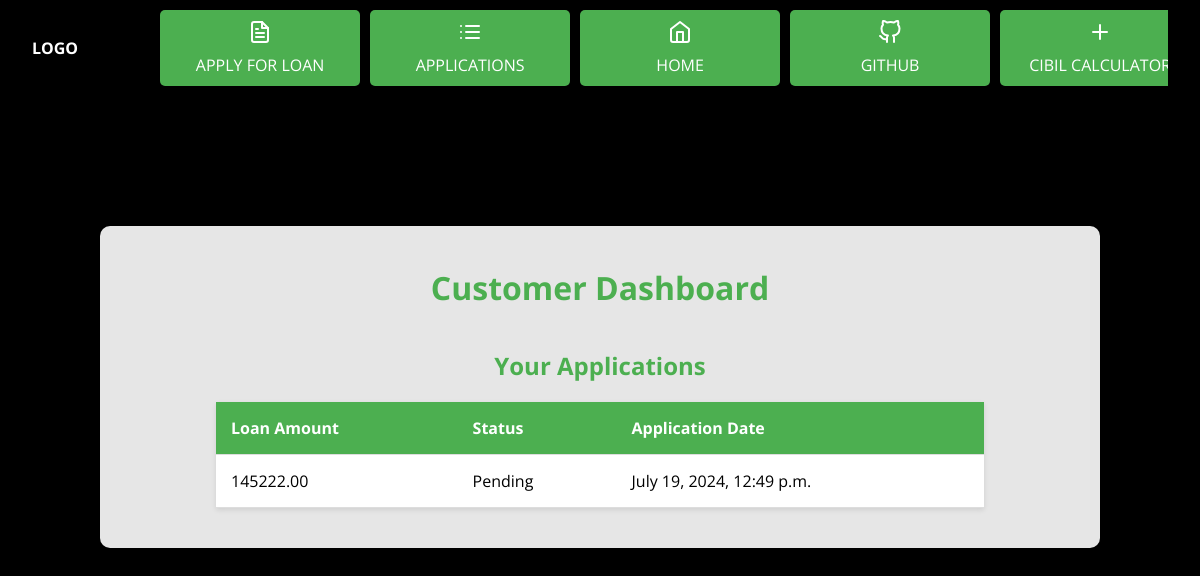
/accounts/register/customer_dashboard/ (signed in), run on an earlier commit of the app's database.
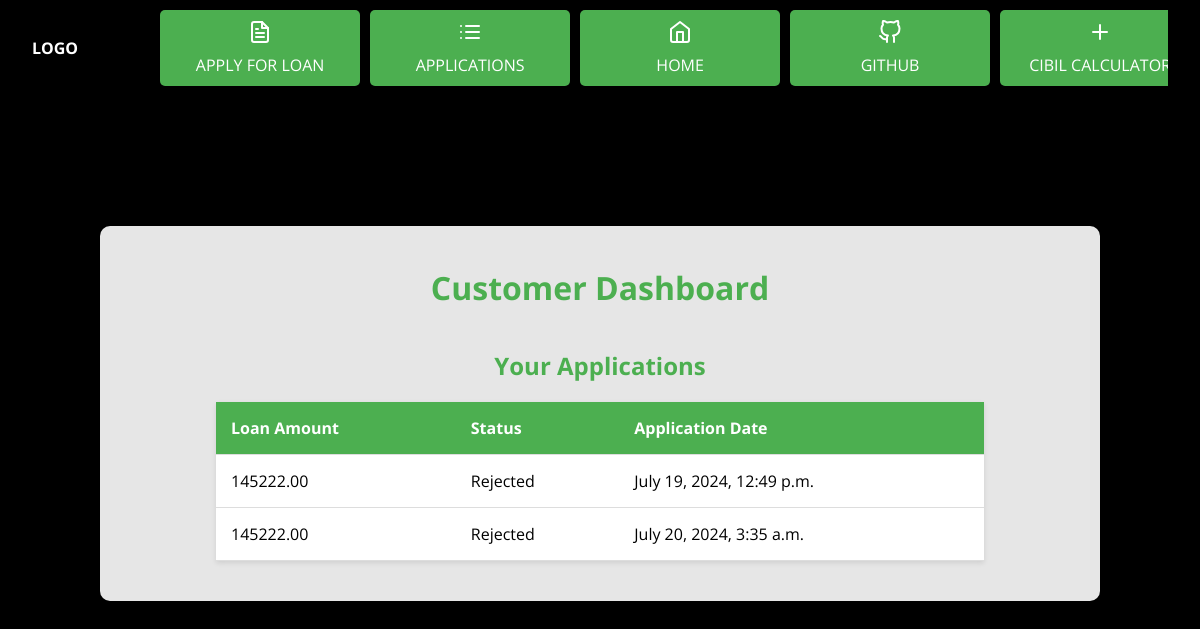
And on a later commit of the database.
### loans/models.py (models this page shows, shortened)
class Application(models.Model):
    STATUS_CHOICES = [
        ('P', 'Pending'),
        ('A', 'Approved'),
        ('R', 'Rejected'),
    ]
    user = models.ForeignKey(User, on_delete=models.CASCADE)
    name = models.CharField(max_length=100)
    contact_no = models.CharField(max_length=15)
    city = models.CharField(max_length=100)
    country = models.CharField(max_length=100,default='India')  # Added field for country
    no_of_dependents = models.IntegerField()
    education = models.IntegerField(choices=[(0, '0'), (1, '1')],default=1)
    employment_status = models.IntegerField(default=1)
    income_annum = models.DecimalField(max_digits=12, decimal_places=2 , default=0)
    loan_amount = models.DecimalField(max_digits=10, decimal_places=2)
    loan_term = models.IntegerField(help_text="Loan term in years")
    cibil_score = models.IntegerField()
    residential_assets_value = models.DecimalField(max_digits=12, decimal_places=2, default=0)
    commercial_assets_value = models.DecimalField(max_digits=12, decimal_places=2, default=0)
    luxury_assets_value = models.DecimalField(max_digits=12, decimal_places=2, default=0)
    bank_asset_value = models.DecimalField(max_digits=12, decimal_places=2, default=0)
    status = models.CharField(max_length=1, choices=STATUS_CHOICES, default='P')
    application_date = models.DateTimeField(auto_now_add=True)
    passport_photo = models.ImageField(upload_to='passport_photos/', null=True, blank=True)
    ml_prediction = models.CharField(max_length=50, blank=True, null=True)

### loans/views.py (the view)
# urls.py: path('customer_dashboard/', views.customer_dashboard, name='customer_dashboard'),
@login_required
def customer_dashboard(request):
    applications = Application.objects.filter(user=request.user)
    return render(request, 'loans/customer_dashboard.html', {'applications': applications})

### loans/templates/loans/customer_dashboard.html (shortened to what this page needs)
<!DOCTYPE html>
<html lang="en">
<head>
    <link rel="stylesheet" href="https://cdnjs.cloudflare.com/ajax/libs/feather-icons/4.28.0/feather.min.css">
</head>
<body>
    <div class="header">
        <div class="header__logo">
            <strong>LOGO</strong>
        </div>
        <nav class="navbar">
            <ul class="navbar__menu">
                <li class="navbar__item">
                    <a href="{% url 'apply_loan' %}" class="navbar__link"><i data-feather="file-text"></i><span>Apply for Loan</span> </a>
                </li>
                <li class="navbar__item">
                    <a href="{% url 'customer_dashboard' %}" class="navbar__link"><i data-feather="list"></i><span>Applications</span></a>
                </li>
                <li class="navbar__item">
                    <a href="{% url 'logout' %}" class="navbar__link"><i data-feather="home"></i><span>Home</span></a>
                </li>
                <li class="navbar__item">
                    <a href="https://github.com/HARSHGit45/Ai-Assisted-Loan-Approval-System-Django" class="navbar__link"><i data-feather="github"></i><span>GitHub</span></a>
                </li>
                <li class="navbar__item">
                    <a href="{% url 'cibil_calculator' %}" class="navbar__link"><i data-feather="plus"></i><span>CIBIL Calculator</span></a>
                </li>
            </ul>
        </nav>
    </div>
    <div class="container">
        <h1>Customer Dashboard</h1>
        <h2>Your Applications</h2>
        <table>
            <thead>
                <tr>
                    <th>Loan Amount</th>
                    <th>Status</th>
                    <th>Application Date</th>
                </tr>
            </thead>
            <tbody>
                {% for application in applications %}
                <tr>
                    <td>{{ application.loan_amount }}</td>
                    <td>{{ application.get_status_display }}</td>
                    <td>{{ application.application_date }}</td>
                </tr>
                {% endfor %}
            </tbody>
        </table>
    </div>
</body>
</html>

What changed in the data, as far as the page shows it:
changed Application "July 19, 2024, 12:49 p.m.": status "Pending" → "Rejected"
added Application: loan_amount "145222.00", status "Rejected", application_date "July 20, 2024, 3:35 a.m."
